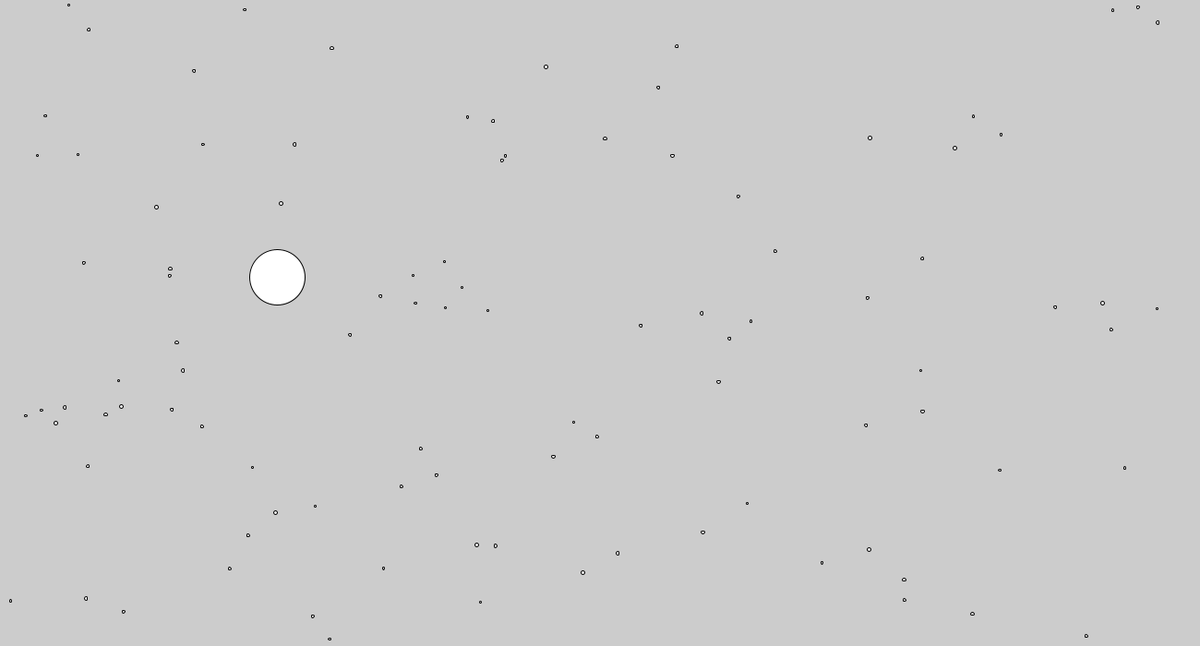
Frame 1 (no input)
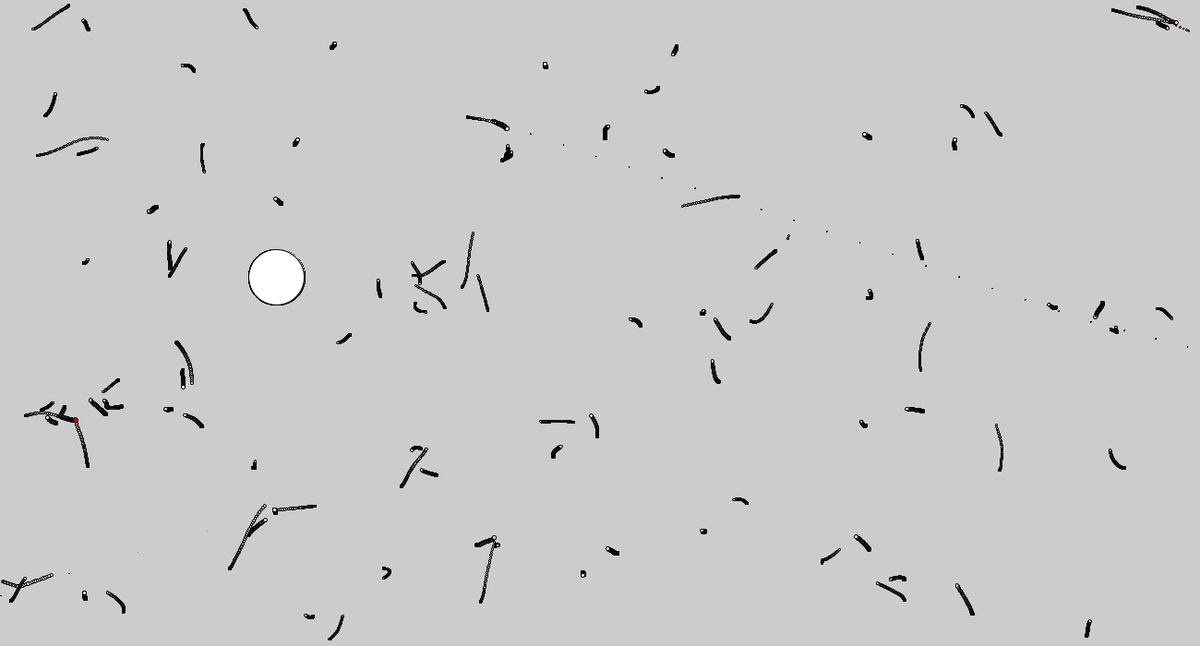
Frame 60 (the mouse pressed at the canvas centre just before this capture)
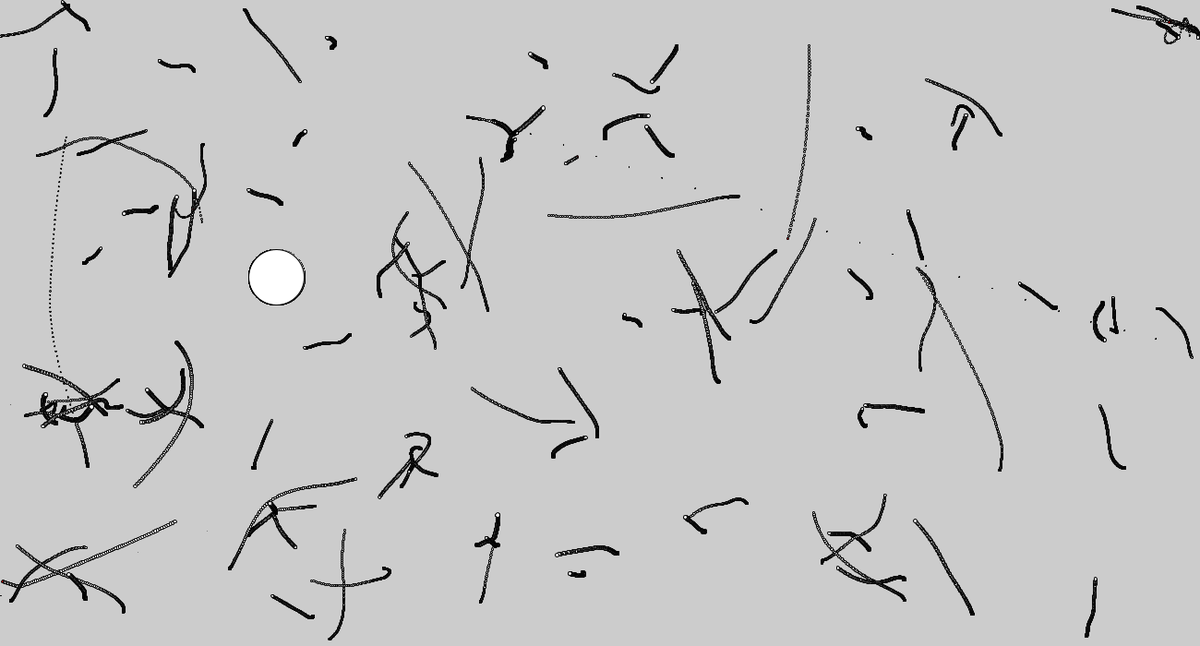
Frame 120 (the mouse held since frame 60 and released just before this capture)

The Processing sketch that drew these frames (run headless with seeded random() and noise(); from frame 60 on, the mouse is pressed at the canvas centre):

// Processing sketch: Agario_sfd
// ── Agario_sfd.pde
int screenWidth = 1300;
int screenHeight = 700;

PVector cameraPos = new PVector();

class PhysicsObject
{
 PVector pos = new PVector(); 
 PVector vel = new PVector();
 
 void applyVelocity(float mass)
 {
   pos=pos.add(vel.copy().div(mass));
 }
 
 void addVelocity(PVector v)
 {
  vel.add(v); 
 }
}

class Bacteria extends PhysicsObject
{
  float radius;
  boolean intersecting = false;
  float noiseXOffset,noiseYOffset;
  
  Bacteria()
  {
    respawn();
  }
  
 void draw()
 {
   ellipse(pos.x-cameraPos.x, pos.y-cameraPos.y, radius, radius); 
 }
 
 void respawn()
 {   
   pos.x=random(0, screenWidth);
   pos.y=random(0, screenHeight);
   radius=random(1,2);
   noiseXOffset = random(0, 1000);
   noiseYOffset = random(0, 1000);
 }
 
 boolean touches(Bacteria b)
 {
     return radius+b.radius > pos.dist(b.pos);
 }
 
 void touch(Bacteria b)
 {
   if(touches(b))
   {
    intersecting=b.intersecting=true;
     
    if(radius>b.radius)
    {
       area(area()+b.resizeToJustTouch(this));
       if(b.radius<=0)
           b.respawn();
    }
    else
    {
       b.area(b.area()+resizeToJustTouch(b)); 
       if(radius<=0)
           respawn();
    }
   }
   
    applyGravity(b);
 }
 
 void applyGravity(Bacteria b)
 {
   float force = (15*area()*b.area())/(pos.dist(b.pos)*pos.dist(b.pos)+30);
   PVector direction = b.pos.copy().sub(pos).normalize();
   addVelocity(direction.mult(force/area()));
   addVelocity(direction.mult(-force/b.area()));
 }
 
 //Returns area of the amount shrunk
 float resizeToJustTouch(Bacteria b)
 {
   //If fully inside
   if(pos.dist(b.pos) < Math.abs(radius-b.radius))
   {
     float area = area();
    radius=0;
    return area;
   }
   
   float area1 = area();
   radius = pos.dist(b.pos)-b.radius;
   float area2 = area();
   return area1-area2;
 }

 float area()
 {
     return (PI*radius*radius); 
 }
 
 void area(float a)
 {
   radius =  sqrt(a/PI);
 }
 
 void move()
 {
   addVelocity(new PVector(0.2,0).mult(noise(noiseXOffset)*2-1));
   addVelocity(new PVector(0,0.2).mult(noise(noiseYOffset)*2-1));
   noiseXOffset+=0.04f;
   noiseYOffset+=0.04f;
   applyVelocity(area());
 }
}

Bacteria[] bacteria;

void setup()
{
  ellipseMode(RADIUS);
  surface.setSize(screenWidth, screenHeight);
  bacteria = new Bacteria[100];
  for(int i = 0; i < bacteria.length; ++i)
      bacteria[i] = new Bacteria();
  bacteria[0].radius = 30;
  bacteria[0].pos.set(300,300);
}

boolean isAnyKeyPressed = false;

void keyReleased()
{
 isAnyKeyPressed=false; 
}

void keyPressed()
{
 isAnyKeyPressed=true; 
}

void draw()
{
  if(isAnyKeyPressed)
  {
    float cameraSpeed=4;
    if(key=='w')
    cameraPos.y-=cameraSpeed;
        if(key=='s')
    cameraPos.y+=cameraSpeed;
        if(key=='a')
    cameraPos.x-=cameraSpeed;
        if(key=='d')
    cameraPos.x+=cameraSpeed;
  }
  
  clear();
  for(Bacteria b : bacteria)
      b.intersecting=false;
  
  //Update sizes. Bigger ones eat smaller ones!
  for(int i = 0; i < bacteria.length; ++i)
  {
  for(int j = i+1; j < bacteria.length; ++j)
     bacteria[i].touch(bacteria[j]);
     
    if(bacteria[i].intersecting)
       fill(255,0,0);
    bacteria[i].draw();
    bacteria[i].move();
    if(bacteria[i].intersecting)
       fill(255,255,255);
  }
}
